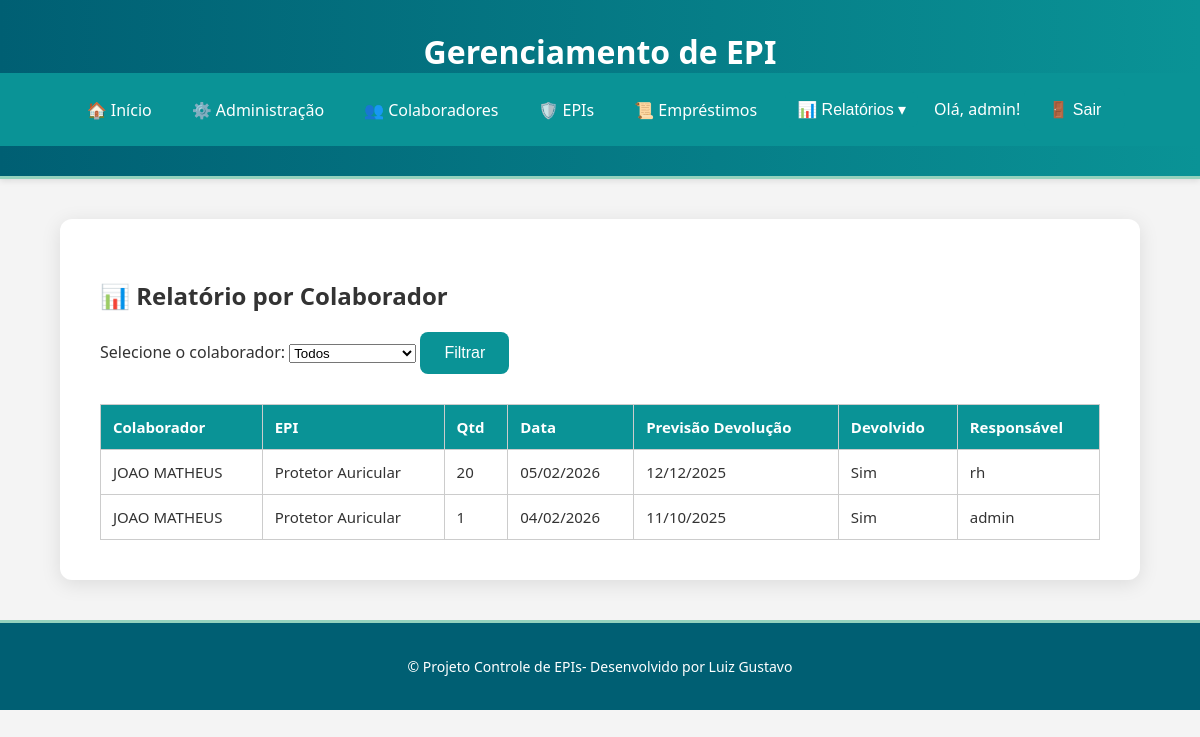
Page /relatorios/colaborador/ (signed in) on the committed database.
### emprestimos/models.py (models this page shows, shortened)
class Emprestimo(models.Model):
    colaborador = models.ForeignKey(Colaborador, on_delete=models.CASCADE)
    epi = models.ForeignKey(EPI, on_delete=models.CASCADE)
    quantidade = models.PositiveIntegerField()
    data_emprestimo = models.DateTimeField(default=timezone.now)
    previsao_devolucao = models.DateField()
    devolvido = models.BooleanField(default=False)
    responsavel = models.ForeignKey(User, on_delete=models.SET_NULL, null=True, blank=True)
    class Meta:
        verbose_name = "Empréstimo"
        verbose_name_plural = "Empréstimos"

### colaboradores/models.py (models this page shows, shortened)
class Colaborador(models.Model):
    nome = models.CharField(max_length=120)
    matricula = models.CharField(max_length=14, unique=True)
    cpf = models.CharField(max_length=11, unique=True,blank=True)
    setor = models.CharField(max_length=80)
    email = models.EmailField(blank=True)
    telefone = models.CharField(max_length=20, blank=True)
    cargo = models.CharField(max_length=80, blank=True)
    data_admissao = models.DateField(null=True, blank=True)
    observacoes = models.TextField(blank=True)
    foto_colaborador = models.ImageField(
        upload_to='colaboradores/fotos/',
        blank=True,
        null=True
    )

### epi/models.py (models this page shows, shortened)
class EPI(models.Model):
    CATEGORIAS = [
        ('capacete', 'Capacete'),
        ('luva', 'Luva'),
        ('oculos', 'Óculos'),
        ('bota', 'Bota'),
        ('mascara', 'Máscara'),
        ('outro', 'Outro'),
    ]
    nome = models.CharField(max_length=100, verbose_name="Nome do EPI")
    categoria = models.CharField(max_length=50, choices=CATEGORIAS, default='outro')
    ca = models.CharField(max_length=50, verbose_name="C.A.")
    quantidade = models.PositiveIntegerField(default=0)
    validade = models.DateField(null=True, blank=True)
    descricao = models.TextField(blank=True, null=True)
    class Meta:
        verbose_name = "EPI"
        verbose_name_plural = "EPIs"
        ordering = ['nome']

### relatorios/views.py (the view)
# urls.py: path('colaborador/', views.relatorio_por_colaborador, name='relatorio_por_colaborador'),
@login_required
def relatorio_por_colaborador(request):
    colaboradores = Colaborador.objects.all().order_by('nome')
    colaborador_id = request.GET.get('colaborador')
    emprestimos = Emprestimo.objects.all().order_by('-data_emprestimo')
    if colaborador_id:
        emprestimos = emprestimos.filter(colaborador_id=colaborador_id)
    context = {
        'colaboradores': colaboradores,
        'emprestimos': emprestimos,
        'colaborador_id': colaborador_id
    }
    return render(request, 'relatorios/por_colaborador.html', context)

### relatorios/templates/relatorios/por_colaborador.html (shortened to what this page needs)
{% extends 'base.html' %}
{% block content %}
<h2>📊 Relatório por Colaborador</h2>
<form method="get">
    <label for="colaborador">Selecione o colaborador:</label>
    <select name="colaborador" id="colaborador">
        <option value="">Todos</option>
    </select>
    <button type="submit">Filtrar</button>
</form>
<table>
    <tr>
        <th>Colaborador</th>
        <th>EPI</th>
        <th>Qtd</th>
        <th>Data</th>
        <th>Previsão Devolução</th>
        <th>Devolvido</th>
        <th>Responsável</th>
    </tr>
    {% for e in emprestimos %}
    <tr>
        <td>{{ e.colaborador.nome }}</td>
        <td>{{ e.epi.nome }}</td>
        <td>{{ e.quantidade }}</td>
        <td>{{ e.data_emprestimo|date:"d/m/Y" }}</td>
        <td>{{ e.previsao_devolucao|date:"d/m/Y" }}</td>
        <td>{{ e.devolvido|yesno:"Sim,Não" }}</td>
        <td>{{ e.responsavel.username }}</td>
    </tr>
    {% empty %}
    <tr><td colspan="6">Nenhum empréstimo encontrado.</td></tr>
    {% endfor %}
</table>
{% endblock %}

### templates/base.html (shortened to what this page needs)
{% load static %}
<!DOCTYPE html>
<html lang="pt-BR">
<head>
    <link rel="stylesheet" href="{% static 'css/style.css' %}">
</head>
<body>
    <header class="header">
        <h1>Gerenciamento de EPI</h1>
        <nav class="nav">
    <a href="/">🏠 Início</a>
    <a href="/accounts/restrito/">⚙️ Administração</a>
    <a href="/colaboradores/">👥 Colaboradores</a>
    <a href="/epi/">🛡️ EPIs</a>
    <a href="/emprestimos/">📜 Empréstimos</a>
    <div class="dropdown" id="reportsDropdown">
        <button class="dropbtn" aria-haspopup="true" aria-expanded="false">📊 Relatórios ▾</button>
    </div>
  <div class="user-info-box">
  {% if user.is_authenticated %}
    <span>Olá, {{ user.username }}!</span>
    <form id="logout-form" method="post" action="/admin/logout/">
      <button type="submit">🚪 Sair</button>
    </form>
  {% else %}
    <a href="/accounts/login/">🔑 Entrar</a>
  {% endif %}
</div>
</nav>
    </header>
    <main class="content">
        {% block content %}
        {% endblock %}
    </main>
    <footer class="footer">
        <p>© Projeto Controle de EPIs- Desenvolvido por Luiz Gustavo</p>
    </footer>
</body>
</html>

### static/css/style.css (style rules this page uses)
body { background: #f4f4f4; font-family: 'Segoe UI', 'Roboto', sans-serif; color: #333; margin: 0; padding: 0; }
.header { background: linear-gradient(90deg, #005f73, #0a9396); color: #ffffff; text-align: center; padding: 30px 0; border-bottom: 3px solid #94d2bd; box-shadow: 0 2px 6px rgba(0,0,0,0.1); }
.header h1 { margin: 0; font-size: 32px; font-weight: 600; }
.nav { display: flex; justify-content: center; align-items: center; gap: 16px; flex-wrap: wrap; padding: 15px 0; background-color: #0a9396; }
.nav a, .dropbtn { color: #ffffff; text-decoration: none; font-weight: 500; font-size: 16px; padding: 8px 12px; border-radius: 6px; transition: background-color 0.3s, transform 0.2s; }
.content { max-width: 1000px; margin: 40px auto; background: #ffffff; padding: 40px; border-radius: 12px; box-shadow: 0 4px 20px rgba(0,0,0,0.1); }
.footer { text-align: center; background: #005f73; color: #ffffff; padding: 20px; margin-top: 40px; font-size: 14px; border-top: 3px solid #94d2bd; }
button, input[type="submit"] { background-color: #0a9396; color: #ffffff; border: none; padding: 12px 24px; border-radius: 8px; cursor: pointer; font-size: 16px; font-weight: 500; transition: background-color 0.3s, transform 0.2s; }
table { width: 100%; border-collapse: collapse; margin-top: 30px; font-size: 15px; }
table th, table td { border: 1px solid #ccc; padding: 12px; text-align: left; }
table th { background-color: #0a9396; color: #ffffff; }
a { color: #005f73; }
.dropdown { position: relative; display: inline-block; }
.user-info-box { display: inline; align-items: center; gap: 10px; }
.user-info-box form { display: inline; margin: 0; }

### rows in the picture
Emprestimo: colaborador.nome "JOAO MATHEUS", epi.nome "Protetor Auricular", quantidade "20", data_emprestimo "05/02/2026", previsao_devolucao "12/12/2025", devolvido "Sim", responsavel.username "rh"
Emprestimo: colaborador.nome "JOAO MATHEUS", epi.nome "Protetor Auricular", quantidade "1", data_emprestimo "04/02/2026", previsao_devolucao "11/10/2025", devolvido "Sim", responsavel.username "admin"

### other values in the picture
{{ user.username }} "admin"
